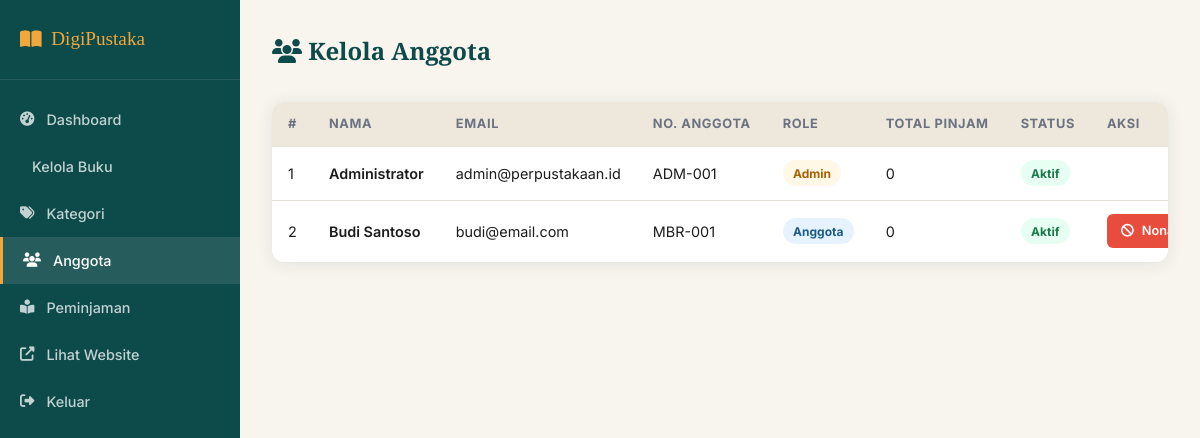
Page /admin/anggota.php (signed in) on the committed database.
### tables this page shows
CREATE TABLE users (
    id INT AUTO_INCREMENT PRIMARY KEY,
    nama VARCHAR(100) NOT NULL,
    email VARCHAR(150) NOT NULL UNIQUE,
    password VARCHAR(255) NOT NULL,
    role ENUM('admin','anggota') DEFAULT 'anggota',
    foto VARCHAR(255),
    no_anggota VARCHAR(20) UNIQUE,
    status ENUM('aktif','nonaktif') DEFAULT 'aktif',
    created_at TIMESTAMP DEFAULT CURRENT_TIMESTAMP
);

### includes/config.php (called while the page is built, shortened)
<?php
function sanitize(string $input): string {
    return htmlspecialchars(strip_tags(trim($input)), ENT_QUOTES, 'UTF-8');
}

### admin/anggota.php (the view, shortened to what this page needs)
<?php
require_once __DIR__ . '/../includes/config.php';
$db = getDB();
$users = $db->query("
    SELECT u.*,
           COUNT(DISTINCT p.id) as total_pinjam
    FROM users u
    LEFT JOIN peminjaman p ON u.id=p.user_id
    GROUP BY u.id ORDER BY u.created_at DESC
")->fetchAll();
?>
<!DOCTYPE html>
<html lang="id">
<head>
    <link rel="stylesheet" href="https://cdnjs.cloudflare.com/ajax/libs/font-awesome/6.5.0/css/all.min.css">
    <link rel="stylesheet" href="<?= SITE_URL ?>/assets/css/style.css">
</head>
<body>
<div class="admin-layout">
    <aside class="sidebar">
        <div class="sidebar-brand"><i class="fas fa-book-open"></i> <?= SITE_NAME ?></div>
        <nav class="sidebar-menu">
            <a href="index.php"><i class="fas fa-tachometer-alt"></i> Dashboard</a>
            <a href="buku.php"><i class="fas fa-books"></i> Kelola Buku</a>
            <a href="kategori.php"><i class="fas fa-tags"></i> Kategori</a>
            <a href="anggota.php" class="active"><i class="fas fa-users"></i> Anggota</a>
            <a href="peminjaman.php"><i class="fas fa-book-reader"></i> Peminjaman</a>
            <a href="<?= SITE_URL ?>"><i class="fas fa-external-link-alt"></i> Lihat Website</a>
            <a href="<?= SITE_URL ?>/logout.php"><i class="fas fa-sign-out-alt"></i> Keluar</a>
        </nav>
    </aside>
    <main class="admin-content">
        <div class="admin-header">
            <h1 class="admin-title"><i class="fas fa-users"></i> Kelola Anggota</h1>
        </div>
        <div class="table-card">
            <table class="data-table">
                <thead>
                    <tr><th>#</th><th>Nama</th><th>Email</th><th>No. Anggota</th><th>Role</th><th>Total Pinjam</th><th>Status</th><th>Aksi</th></tr>
                </thead>
                <tbody>
                    <?php foreach ($users as $i => $u): ?>
                    <tr>
                        <td><?= $i+1 ?></td>
                        <td style="font-weight:600"><?= sanitize($u['nama']) ?></td>
                        <td><?= sanitize($u['email']) ?></td>
                        <td><?= sanitize($u['no_anggota'] ?? '-') ?></td>
                        <td><span class="badge <?= $u['role']==='admin'?'badge-amber':'badge-blue' ?>"><?= $u['role'] ?></span></td>
                        <td><?= $u['total_pinjam'] ?></td>
                        <td><span class="badge <?= $u['status']==='aktif'?'badge-green':'badge-red' ?>"><?= $u['status'] ?></span></td>
                        <td>
                            <?php if ($u['role'] !== 'admin'): ?>
                            <a href="?toggle=<?= $u['id'] ?>" class="btn btn-sm <?= $u['status']==='aktif'?'btn-delete':'btn-edit' ?>">
                                <?= $u['status']==='aktif' ? '<i class="fas fa-ban"></i> Nonaktifkan' : '<i class="fas fa-check"></i> Aktifkan' ?>
                            </a>
                            <?php endif; ?>
                        </td>
                    </tr>
                    <?php endforeach; ?>
                </tbody>
            </table>
        </div>
    </main>
</div>
</body>
</html>

### assets/css/style.css (style rules this page uses)
:root { --teal-dark: #0d4a4a; --teal: #1a7a6e; --teal-light: #2aa89a; --amber: #d4830a; --amber-light: #f0a83c; --cream: #f8f4ee; --cream-dark: #ede7dc; --text: #1c1c1e; --text-muted: #6b7280; --white: #ffffff; --border: #e2ddd5; --shadow: 0 2px 16px rgba(13,74,74,.10); --shadow-lg: 0 8px 40px rgba(13,74,74,.18); --radius: 12px; --radius-sm: 8px; --font-display:'Playfair Display', Georgia, serif; --font-body: 'Inter', system-ui, sans-serif; }
*, *::before, *::after { box-sizing: border-box; margin: 0; padding: 0; }
html { scroll-behavior: smooth; }
body { font-family: var(--font-body); background: var(--cream); color: var(--text); line-height: 1.6; }
a { color: inherit; text-decoration: none; }
.btn { display: inline-flex; align-items: center; gap: .5rem; padding: .75rem 1.75rem; border-radius: 50px; font-weight: 600; font-size: .95rem; cursor: pointer; border: 2px solid transparent; transition: transform .15s, box-shadow .15s, background .2s; }
.admin-layout { display: grid; grid-template-columns: 240px 1fr; min-height: 100vh; }
.sidebar { background: var(--teal-dark); padding: 0; position: sticky; top: 0; height: 100vh; overflow-y: auto; }
.sidebar-brand { padding: 1.5rem 1.25rem; border-bottom: 1px solid rgba(255,255,255,.1); font-family: var(--font-display); font-size: 1.2rem; color: var(--amber-light); display: flex; align-items: center; gap: .6rem; }
.sidebar-menu { padding: 1rem 0; }
.sidebar-menu a { display: flex; align-items: center; gap: .75rem; padding: .75rem 1.25rem; color: rgba(255,255,255,.75); font-size: .9rem; font-weight: 500; transition: background .2s, color .2s; }
.sidebar-menu a:hover, .sidebar-menu a.active { background: rgba(255,255,255,.1); color: #fff; border-left: 3px solid var(--amber-light); }
.admin-content { background: var(--cream); padding: 2rem; overflow-y: auto; }
.admin-header { display: flex; align-items: center; justify-content: space-between; margin-bottom: 2rem; flex-wrap: wrap; gap: 1rem; }
.admin-title { font-family: var(--font-display); font-size: 1.5rem; color: var(--teal-dark); }
.table-card { background: #fff; border-radius: var(--radius); box-shadow: var(--shadow); overflow: hidden; }
.data-table { width: 100%; border-collapse: collapse; font-size: .9rem; }
.data-table th { background: var(--cream-dark); padding: .75rem 1rem; text-align: left; font-size: .8rem; font-weight: 700; text-transform: uppercase; letter-spacing: .05em; color: var(--text-muted); white-space: nowrap; }
.data-table td { padding: .85rem 1rem; border-bottom: 1px solid var(--border); vertical-align: middle; }
.data-table tr:last-child td { border-bottom: none; }
.badge { display: inline-flex; align-items: center; padding: .2rem .65rem; border-radius: 20px; font-size: .75rem; font-weight: 700; text-transform: capitalize; }
.badge-green { background: #e6fff2; color: #1a7a4a; }
.badge-amber { background: #fff8e6; color: #a86000; }
.badge-blue { background: #e6f3ff; color: #1a5c8a; }
.btn-sm { padding: .3rem .75rem; font-size: .8rem; border-radius: 6px; }
.btn-delete { background: #e74c3c; color: #fff; }

### rows in the picture
users: nama "Administrator", email "admin@perpustakaan.id", no_anggota "ADM-001", role "Admin", total_pinjam "0", status "Aktif"
users: nama "Budi Santoso", email "budi@email.com", no_anggota "MBR-001", role "Anggota", total_pinjam "0", status "Aktif", shows "Nonaktifkan"

### other values in the picture
SITE_NAME "DigiPustaka"
